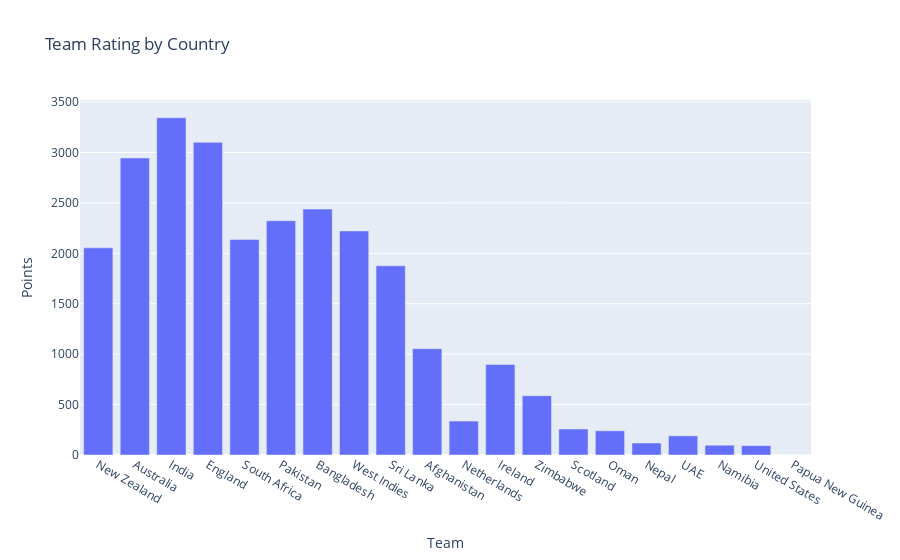

Notebook code for this chart:
### Code cell
px.bar(cricket_stats_odi_df, x='Team', y='Points',title = "Team Rating by Country" ,hover_data=['Matches'])

### Figure 1 — Plotly figure (JSON) as saved in the notebook; plotly's stock layout.template omitted (floating-point values rounded to 4 significant figures)
{"data": [{"alignmentgroup": "True", "customdata": [[17], [25], [29], [27], [20], [24], [27], [27], [24], [17], [7], [21], [15], [7], [7], [5], [9], [6], [8], [5]], "hovertemplate": "Team=%{x}<br>Points=%{y}<br>Matches=%{customdata[0]}<extra></extra>", "legendgroup": "", "marker": {"color": "#636efa", "pattern": {"shape": ""}}, "name": "", "offsetgroup": "", "orientation": "v", "showlegend": false, "textposition": "auto", "type": "bar", "x": ["New Zealand", "Australia", "India", "England", "South Africa", "Pakistan", "Bangladesh", "West Indies", "Sri Lanka", "Afghanistan", "Netherlands", "Ireland", "Zimbabwe", "Scotland", "Oman", "Nepal", "UAE", "Namibia", "United States", "Papua New Guinea"], "xaxis": "x", "y": [2054, 2945, 3344, 3100, 2137, 2323, 2438, 2222, 1876, 1054, 336, 897, 588, 258, 240, 119, 190, 97, 93, 0], "yaxis": "y"}], "layout": {"autosize": true, "barmode": "relative", "legend": {"tracegroupgap": 0}, "title": {"text": "Team Rating by Country"}, "xaxis": {"anchor": "y", "autorange": true, "domain": [0, 1], "range": [-0.5, 19.5], "title": {"text": "Team"}, "type": "category"}, "yaxis": {"anchor": "x", "autorange": true, "domain": [0, 1], "range": [0, 3520], "title": {"text": "Points"}, "type": "linear"}}}
